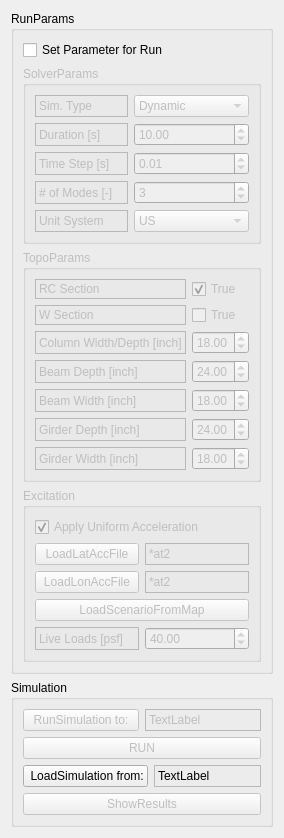
                <widget class="QWidget" name="simulation_tab">
                 <attribute name="title">
                  <string>SimParam</string>
                 </attribute>
                 <layout class="QVBoxLayout" name="verticalLayout_10">
                  <item>
                   <widget class="QGroupBox" name="groupBox_11">
                    <property name="enabled">
                     <bool>true</bool>
                    </property>
                    <property name="title">
                     <string>RunParams</string>
                    </property>
                    <layout class="QVBoxLayout" name="verticalLayout_14">
                     <item>
                      <widget class="QCheckBox" name="runorloadcheckBox">
                       <property name="enabled">
                        <bool>true</bool>
                       </property>
                       <property name="text">
                        <string>Set Parameter for Run</string>
                       </property>
                       <property name="checked">
                        <bool>false</bool>
                       </property>
                      </widget>
                     </item>
                     <item>
                      <widget class="QGroupBox" name="groupBox_7">
                       <property name="enabled">
                        <bool>false</bool>
                       </property>
                       <property name="sizePolicy">
                        <sizepolicy hsizetype="Preferred" vsizetype="Preferred">
                         <horstretch>0</horstretch>
                         <verstretch>1</verstretch>
                        </sizepolicy>
                       </property>
                       <property name="title">
                        <string>SolverParams</string>
                       </property>
                       <property name="flat">
                        <bool>true</bool>
                       </property>
                       <layout class="QGridLayout" name="gridLayout_2">
                        <item row="0" column="0">
                         <layout class="QGridLayout" name="gridLayout">
                          <item row="3" column="0">
                           <widget class="QLabel" name="label_dt">
                            <property name="frameShape">
                             <enum>QFrame::StyledPanel</enum>
                            </property>
                            <property name="text">
                             <string>Time Step [s]</string>
                            </property>
                           </widget>
                          </item>
                          <item row="1" column="1">
                           <widget class="QComboBox" name="simtype_comboBox">
                            <property name="currentText">
                             <string>Dynamic</string>
                            </property>
                            <item>
                             <property name="text">
                              <string>Dynamic</string>
                             </property>
                            </item>
                            <item>
                             <property name="text">
                              <string>Static Pushover</string>
                             </property>
                            </item>
                           </widget>
                          </item>
                          <item row="4" column="1">
                           <widget class="QSpinBox" name="mode_spinBox">
                            <property name="value">
                             <number>3</number>
                            </property>
                           </widget>
                          </item>
                          <item row="2" column="1">
                           <widget class="QDoubleSpinBox" name="duration_doubleSpinBox">
                            <property name="value">
                             <double>10.000000000000000</double>
                            </property>
                           </widget>
                          </item>
                          <item row="4" column="0">
                           <widget class="QLabel" name="label_5">
                            <property name="frameShape">
                             <enum>QFrame::StyledPanel</enum>
                            </property>
                            <property name="text">
                             <string># of Modes [-]</string>
                            </property>
                           </widget>
                          </item>
                          <item row="1" column="0">
                           <widget class="QLabel" name="label_3">
                            <property name="frameShape">
                             <enum>QFrame::StyledPanel</enum>
                            </property>
                            <property name="frameShadow">
                             <enum>QFrame::Raised</enum>
                            </property>
                            <property name="text">
                             <string>Sim. Type</string>
                            </property>
                           </widget>
                          </item>
                          <item row="2" column="0">
                           <widget class="QLabel" name="label_4">
                            <property name="frameShape">
                             <enum>QFrame::StyledPanel</enum>
                            </property>
                            <property name="frameShadow">
                             <enum>QFrame::Sunken</enum>
                            </property>
                            <property name="text">
                             <string>Duration [s]</string>
                            </property>
                           </widget>
                          </item>
                          <item row="3" column="1">
                           <widget class="QDoubleSpinBox" name="dt_doubleSpinBox">
                            <property name="maximum">
                             <double>1.000000000000000</double>
                            </property>
                            <property name="singleStep">
                             <double>0.010000000000000</double>
                            </property>
                            <property name="value">
                             <double>0.010000000000000</double>
                            </property>
                           </widget>
                          </item>
                          <item row="5" column="0">
                           <widget class="QLabel" name="label_16">
                            <property name="frameShape">
                             <enum>QFrame::StyledPanel</enum>
                            </property>
                            <property name="text">
                             <string>Unit System</string>
                            </property>
                           </widget>
                          </item>
                          <item row="5" column="1">
                           <widget class="QComboBox" name="unit_comboBox">
                            <property name="currentText">
                             <string>US</string>
                            </property>
                            <item>
                             <property name="text">
                              <string>US</string>
                             </property>
                            </item>
                            <item>
                             <property name="text">
                              <string>SI</string>
                             </property>
                            </item>
                           </widget>
                          </item>
                         </layout>
                        </item>
                       </layout>
                      </widget>
                     </item>
                     <item>
                      <widget class="QGroupBox" name="groupBox_8">
                       <property name="enabled">
                        <bool>false</bool>
                       </property>
                       <property name="sizePolicy">
                        <sizepolicy hsizetype="Preferred" vsizetype="Preferred">
                         <horstretch>0</horstretch>
                         <verstretch>2</verstretch>
                        </sizepolicy>
                       </property>
                       <property name="title">
                        <string>TopoParams</string>
                       </property>
                       <property name="flat">
                        <bool>true</bool>
                       </property>
                       <layout class="QGridLayout" name="gridLayout_4">
                        <item row="0" column="0">
                         <layout class="QGridLayout" name="gridLayout_3">
                          <item row="1" column="0">
                           <widget class="QLabel" name="label_7">
                            <property name="frameShape">
                             <enum>QFrame::StyledPanel</enum>
                            </property>
                            <property name="text">
                             <string>W Section</string>
                            </property>
                           </widget>
                          </item>
                          <item row="6" column="0">
                           <widget class="QLabel" name="label_10">
                            <property name="frameShape">
                             <enum>QFrame::StyledPanel</enum>
                            </property>
                            <property name="text">
                             <string>Girder Width [inch]</string>
                            </property>
                           </widget>
                          </item>
                          <item row="3" column="0">
                           <widget class="QLabel" name="label_9">
                            <property name="frameShape">
                             <enum>QFrame::StyledPanel</enum>
                            </property>
                            <property name="text">
                             <string>Beam Depth [inch]</string>
                            </property>
                           </widget>
                          </item>
                          <item row="4" column="0">
                           <widget class="QLabel" name="label_11">
                            <property name="frameShape">
                             <enum>QFrame::StyledPanel</enum>
                            </property>
                            <property name="text">
                             <string>Beam Width [inch]</string>
                            </property>
                           </widget>
                          </item>
                          <item row="2" column="0">
                           <widget class="QLabel" name="label_8">
                            <property name="frameShape">
                             <enum>QFrame::StyledPanel</enum>
                            </property>
                            <property name="text">
                             <string>Column Width/Depth [inch]</string>
                            </property>
                           </widget>
                          </item>
                          <item row="5" column="0">
                           <widget class="QLabel" name="label_12">
                            <property name="frameShape">
                             <enum>QFrame::StyledPanel</enum>
                            </property>
                            <property name="text">
                             <string>Girder Depth [inch]</string>
                            </property>
                           </widget>
                          </item>
                          <item row="0" column="0">
                           <widget class="QLabel" name="label_6">
                            <property name="frameShape">
                             <enum>QFrame::StyledPanel</enum>
                            </property>
                            <property name="text">
                             <string>RC Section</string>
                            </property>
                           </widget>
                          </item>
                          <item row="0" column="1">
                           <widget class="QCheckBox" name="rc_checkBox">
                            <property name="text">
                             <string>True</string>
                            </property>
                            <property name="checked">
                             <bool>true</bool>
                            </property>
                           </widget>
                          </item>
                          <item row="1" column="1">
                           <widget class="QCheckBox" name="ws_checkBox">
                            <property name="text">
                             <string>True</string>
                            </property>
                           </widget>
                          </item>
                          <item row="2" column="1">
                           <widget class="QDoubleSpinBox" name="cw_doubleSpinBox">
                            <property name="minimum">
                             <double>10.000000000000000</double>
                            </property>
                            <property name="maximum">
                             <double>30.000000000000000</double>
                            </property>
                            <property name="value">
                             <double>18.000000000000000</double>
                            </property>
                           </widget>
                          </item>
                          <item row="3" column="1">
                           <widget class="QDoubleSpinBox" name="bd_doubleSpinBox">
                            <property name="minimum">
                             <double>10.000000000000000</double>
                            </property>
                            <property name="maximum">
                             <double>30.000000000000000</double>
                            </property>
                            <property name="value">
                             <double>24.000000000000000</double>
                            </property>
                           </widget>
                          </item>
                          <item row="4" column="1">
                           <widget class="QDoubleSpinBox" name="bw_doubleSpinBox">
                            <property name="minimum">
                             <double>10.000000000000000</double>
                            </property>
                            <property name="maximum">
                             <double>30.000000000000000</double>
                            </property>
                            <property name="value">
                             <double>18.000000000000000</double>
                            </property>
                           </widget>
                          </item>
                          <item row="5" column="1">
                           <widget class="QDoubleSpinBox" name="gd_doubleSpinBox">
                            <property name="minimum">
                             <double>10.000000000000000</double>
                            </property>
                            <property name="maximum">
                             <double>30.000000000000000</double>
                            </property>
                            <property name="value">
                             <double>24.000000000000000</double>
                            </property>
                           </widget>
                          </item>
                          <item row="6" column="1">
                           <widget class="QDoubleSpinBox" name="gw_doubleSpinBox">
                            <property name="minimum">
                             <double>10.000000000000000</double>
                            </property>
                            <property name="maximum">
                             <double>30.000000000000000</double>
                            </property>
                            <property name="value">
                             <double>18.000000000000000</double>
                            </property>
                           </widget>
                          </item>
                         </layout>
                        </item>
                       </layout>
                      </widget>
                     </item>
                     <item>
                      <widget class="QGroupBox" name="groupBox_9">
                       <property name="enabled">
                        <bool>false</bool>
                       </property>
                       <property name="sizePolicy">
                        <sizepolicy hsizetype="Preferred" vsizetype="Preferred">
                         <horstretch>0</horstretch>
                         <verstretch>1</verstretch>
                        </sizepolicy>
                       </property>
                       <property name="title">
                        <string>Excitation</string>
                       </property>
                       <layout class="QVBoxLayout" name="verticalLayout_9">
                        <item>
                         <widget class="QCheckBox" name="acc_checkbutton">
                          <property name="text">
                           <string>Apply Uniform Acceleration</string>
                          </property>
                          <property name="checked">
                           <bool>true</bool>
                          </property>
                         </widget>
                        </item>
                        <item>
                         <layout class="QGridLayout" name="gridLayout_5">
                          <item row="1" column="0">
                           <widget class="QPushButton" name="lon_pushButton">
                            <property name="text">
                             <string>LoadLonAccFile</string>
                            </property>
                           </widget>
                          </item>
                          <item row="0" column="0">
                           <widget class="QPushButton" name="lat_pushButton">
                            <property name="text">
                             <string>LoadLatAccFile</string>
                            </property>
                           </widget>
                          </item>
                          <item row="0" column="1">
                           <widget class="QLabel" name="latfile_label">
                            <property name="frameShape">
                             <enum>QFrame::StyledPanel</enum>
                            </property>
                            <property name="text">
                             <string>*at2</string>
                            </property>
                           </widget>
                          </item>
                          <item row="1" column="1">
                           <widget class="QLabel" name="lonfile_label">
                            <property name="frameShape">
                             <enum>QFrame::StyledPanel</enum>
                            </property>
                            <property name="text">
                             <string>*at2</string>
                            </property>
                           </widget>
                          </item>
                         </layout>
                        </item>
                        <item>
                         <widget class="QPushButton" name="loadsscenario_pushButton">
                          <property name="enabled">
                           <bool>false</bool>
                          </property>
                          <property name="text">
                           <string>LoadScenarioFromMap</string>
                          </property>
                         </widget>
                        </item>
                        <item>
                         <layout class="QHBoxLayout" name="horizontalLayout_17">
                          <item>
                           <widget class="QLabel" name="label_liveloads">
                            <property name="frameShape">
                             <enum>QFrame::StyledPanel</enum>
                            </property>
                            <property name="text">
                             <string>Live Loads [psf]</string>
                            </property>
                           </widget>
                          </item>
                          <item>
                           <widget class="QDoubleSpinBox" name="ll_doubleSpinBox">
                            <property name="value">
                             <double>40.000000000000000</double>
                            </property>
                           </widget>
                          </item>
                         </layout>
                        </item>
                       </layout>
                      </widget>
                     </item>
                    </layout>
                   </widget>
                  </item>
                  <item>
                   <widget class="QGroupBox" name="groupBox_10">
                    <property name="enabled">
                     <bool>true</bool>
                    </property>
                    <property name="title">
                     <string>Simulation</string>
                    </property>
                    <layout class="QVBoxLayout" name="verticalLayout_12">
                     <item>
                      <layout class="QVBoxLayout" name="verticalLayout_11">
                       <item>
                        <layout class="QHBoxLayout" name="horizontalLayout_16">
                         <item>
                          <widget class="QPushButton" name="runsimulation_pushButton">
                           <property name="enabled">
                            <bool>false</bool>
                           </property>
                           <property name="text">
                            <string>RunSimulation to:</string>
                           </property>
                          </widget>
                         </item>
                         <item>
                          <widget class="QLabel" name="runfilename_label">
                           <property name="enabled">
                            <bool>false</bool>
                           </property>
                           <property name="frameShape">
                            <enum>QFrame::StyledPanel</enum>
                           </property>
                           <property name="text">
                            <string>TextLabel</string>
                           </property>
                          </widget>
                         </item>
                        </layout>
                       </item>
                       <item>
                        <widget class="QPushButton" name="run_pushButton">
                         <property name="enabled">
                          <bool>false</bool>
                         </property>
                         <property name="text">
                          <string>RUN</string>
                         </property>
                        </widget>
                       </item>
                       <item>
                        <layout class="QHBoxLayout" name="horizontalLayout_15">
                         <item>
                          <widget class="QPushButton" name="loadsimulation_pushButton">
                           <property name="enabled">
                            <bool>true</bool>
                           </property>
                           <property name="text">
                            <string> LoadSimulation from:</string>
                           </property>
                          </widget>
                         </item>
                         <item>
                          <widget class="QLabel" name="loadfilename_label">
                           <property name="enabled">
                            <bool>true</bool>
                           </property>
                           <property name="frameShape">
                            <enum>QFrame::StyledPanel</enum>
                           </property>
                           <property name="text">
                            <string>TextLabel</string>
                           </property>
                          </widget>
                         </item>
                        </layout>
                       </item>
                       <item>
                        <widget class="QPushButton" name="showresults_pushButton">
                         <property name="enabled">
                          <bool>false</bool>
                         </property>
                         <property name="text">
                          <string>ShowResults</string>
                         </property>
                         <property name="flat">
                          <bool>false</bool>
                         </property>
                        </widget>
                       </item>
                      </layout>
                     </item>
                    </layout>
                   </widget>
                  </item>
                 </layout>
                </widget>
